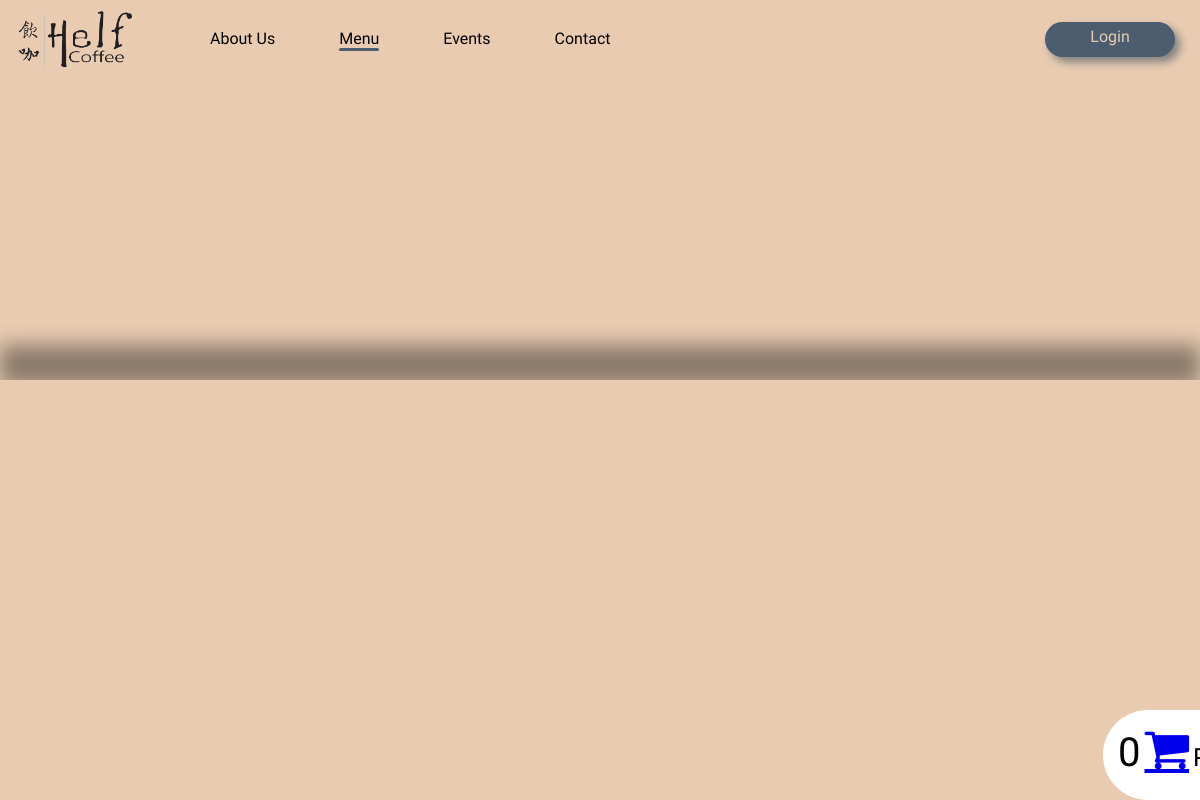
The app's page /User/menu_best_seller.php, older data.
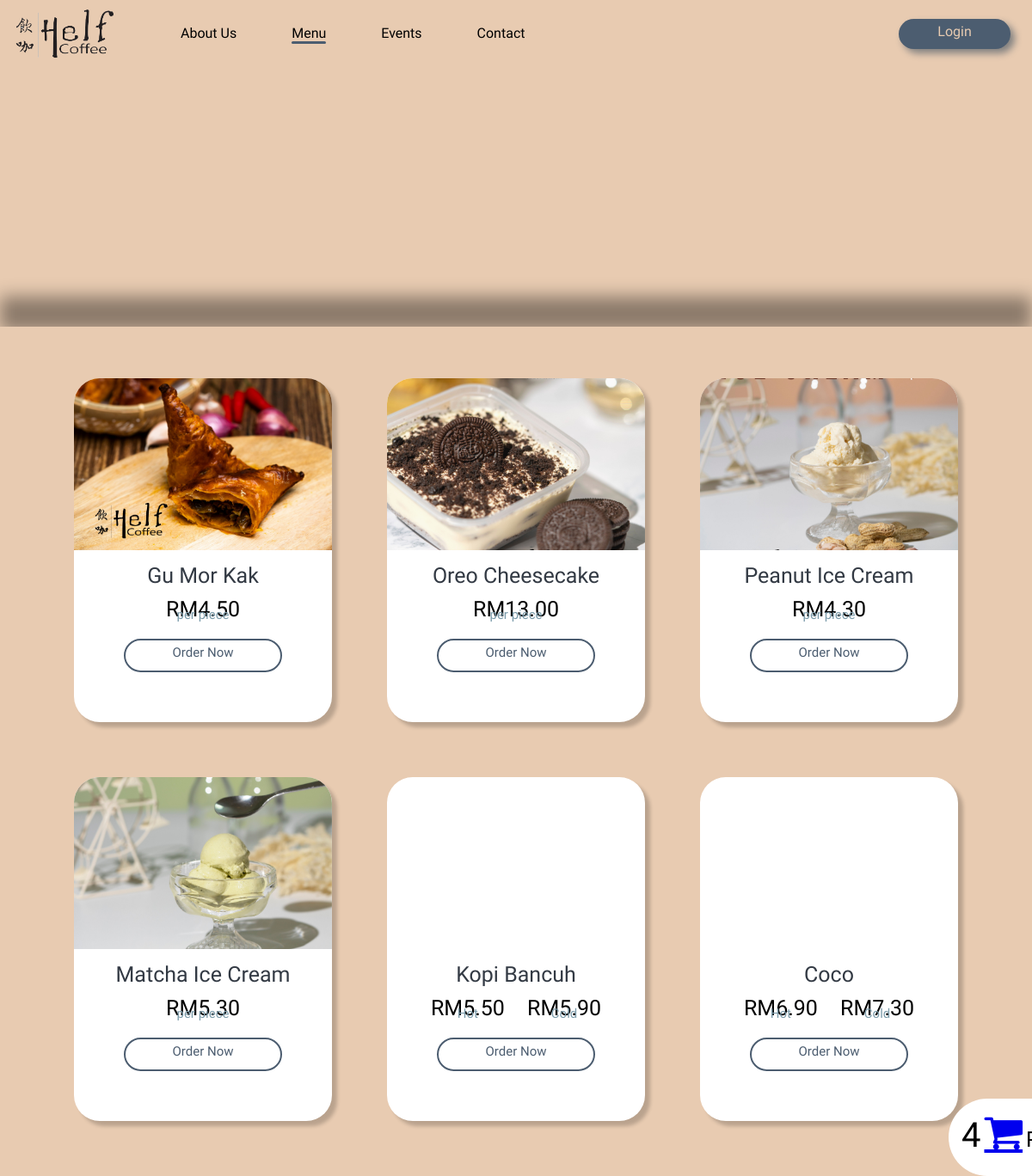
The same page, newer data.
### tables this page shows
CREATE TABLE `product` (
  `product_id` int(11) NOT NULL,
  `product_name` text NOT NULL,
  `price` float NOT NULL,
  `product_type` int(100) NOT NULL,
  `product_desc` text NOT NULL,
  `product_quan` int(100) NOT NULL,
  `product_cal` int(100) NOT NULL,
  `best_seller` tinyint(1) NOT NULL,
  `product_img` varchar(100) NOT NULL,
  `pixel` int(10) NOT NULL
);

### User/menu_best_seller.php (the view, shortened to what this page needs)
<?php
    include 'dbConnection.php';
 ?>
<!DOCTYPE html>
<html lang="en">
<head>
    <link rel="stylesheet" href="css/menu_style.css">
    <link rel="stylesheet" href="https://cdnjs.cloudflare.com/ajax/libs/font-awesome/4.7.0/css/font-awesome.min.css">
</head>
<body>
    <div class="nav_bar">
        <div class="logo">
            <a href="index.php"><img src="images/helf_coffee_logo.png" alt="Helf Coffee Logo" style="width: 130px" href="index.html"></a>
        </div>
        <?php if(!isset($_SESSION['logged_in'])) : ?>
        <a href="user_login.php" class="login">Login</a>
        <?php endif ?>
        <nav class="pages">
            <ul>
                <li><a href="#">About Us</a></li>
                <li><a class="active" href="menu_best_seller.php">Menu</a></li>
                <li><a href="events.php">Events</a></li>
                <li><a href="contact_us.php">Contact</a></li>
            </ul>
        </nav>
    </div>
    <div class="menu_bar" id="scroll">
        <div class="blur"></div>
        <ul>
        </ul>
    </div>
    <div class="content_container">
        <div class="item_container">
            <?php
                    $sql = $conn->query("SELECT * FROM product WHERE best_seller = 1 AND product_type != 3 ORDER BY product_id");
                    $sql2 = $conn->query("SELECT * FROM product WHERE best_seller = 1 AND product_type = 3 ORDER BY product_id");
                    ?>
                    <?php
                    if($sql->num_rows > 0)
                    {
                        while($data=$sql->fetch_assoc())
                        {
                    ?>
                <div class="item">
                <div class="item_pic">
                <?php
                    echo  '<img style="bottom: '.$data['pixel'].'px;" src="'.$data['product_img'].'"/>';
                ?>
                </div>
                <div class="description">
                    <div class="item_name"><center><?php echo $data['product_name']?></center></div>
                    <div class="price">
                        <center>RM<?php echo number_format($data['price'], 2);?></center>
                        <div class="sub_price"><center>per piece</center></div>
                    </div>
                    <div class="order_btn" onclick="togglePopup_<?php echo $data['product_id']?>()"><center>Order Now</center></div>
                </div>
            </div>
            <?php
            }
            while($data=$sql2->fetch_assoc())
                        {
                        $cold = 0.40;
                    ?>
                <div class="item">
                <div class="item_pic">
                </div>
                <div class="description">
                    <div class="item_name"><center><?php echo $data['product_name']?></center></div>
                    <div class="price">
                        <div class="price">
                            <center>RM<?php echo number_format($data['price'], 2);?></center>
                            <div class="sub_price"><center>Hot</center></div>
                        </div>
                        <div class="price">
                            <center>RM<?php echo number_format($data['price'] +$cold , 2);?></center>
                            <div class="sub_price"><center>Cold</center></div>
                        </div>
                    </div>
                    <div class="order_btn" onclick="togglePopup_<?php echo $data['product_id']?>()"><center>Order Now</center></div>
                </div>
            </div>
            <?php
            }
            }
            ?>
        </div>
        <div class="cart-btn" id="cart">
            <?php
                $result = $conn->query("SELECT COUNT(*) FROM `cart_temp`");
                $row = $result->fetch_row();
            ?>
            <span class ="cart-quantity"><?php echo $row[0];?></span>
            <?php if(!isset($_SESSION['logged_in'])){ ?>
            <a href ="user_login.php"class="fa fa-shopping-cart fa-3x" aria-hidden="true" onclick="alert('Please log in before proceeding to your cart');"></a>
            <?php
            }else{ ?>
            <a href ="cart.php"class="fa fa-shopping-cart fa-3x" aria-hidden="true"></a>
            <?php
            } ?>
            <span id="cart-success" style = "font-size: 25px">Product successfully added to cart</span>
        </div>
</body>
</html>

Row changes from the older to the newer data that the page shows:
now on this page (row edited): product: shows a picture, product_name "Gu Mor Kak", price "4.50"
now on this page (row edited): product: product_img (picture), product_name "Oreo Cheesecake", price "13.00"
now on this page (row edited): product: product_img (picture), product_name "Peanut Ice Cream", price "4.30"
added product: product_img (picture), product_name "Matcha Ice Cream", price "5.30"
now on this page (row edited): product: product_name "Kopi Bancuh", price "5.50", $data['price'] +$cold "5.90"
added product: product_name "Coco", price "6.90", $data['price'] +$cold "7.30"
Text that changed along with them:
$row[0]: "0" → "4"
